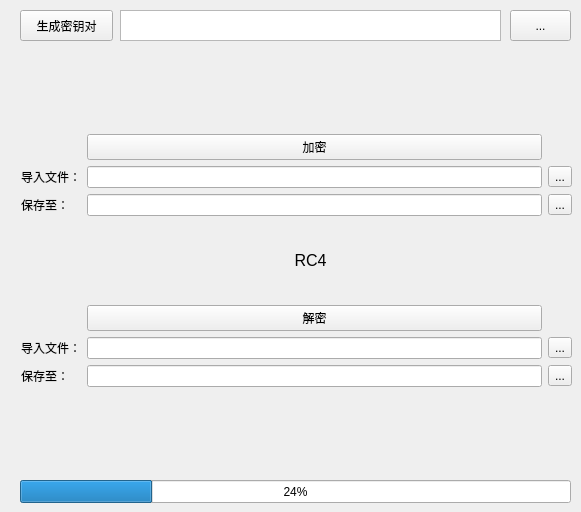
      <widget class="QWidget" name="file_tab_3">
       <attribute name="title">
        <string>文件加解密</string>
       </attribute>
       <widget class="QProgressBar" name="progress_bar_7">
        <property name="geometry">
         <rect>
          <x>20</x>
          <y>480</y>
          <width>551</width>
          <height>23</height>
         </rect>
        </property>
        <property name="value">
         <number>24</number>
        </property>
       </widget>
       <widget class="QWidget" name="layoutWidget_2">
        <property name="geometry">
         <rect>
          <x>21</x>
          <y>51</y>
          <width>551</width>
          <height>421</height>
         </rect>
        </property>
        <layout class="QVBoxLayout" name="verticalLayout_12">
         <item>
          <layout class="QGridLayout" name="gridLayout_5">
           <item row="0" column="1">
            <widget class="QPushButton" name="encrypt_button_7">
             <property name="text">
              <string>加密</string>
             </property>
            </widget>
           </item>
           <item row="1" column="0">
            <widget class="QLabel" name="input_filename_label_5">
             <property name="text">
              <string>导入文件：</string>
             </property>
            </widget>
           </item>
           <item row="1" column="1">
            <widget class="QLineEdit" name="import_file_path_edit_3"/>
           </item>
           <item row="1" column="2">
            <widget class="QToolButton" name="import_file_button_3">
             <property name="text">
              <string>...</string>
             </property>
            </widget>
           </item>
           <item row="2" column="0">
            <widget class="QLabel" name="save_to_label_5">
             <property name="text">
              <string>保存至：</string>
             </property>
            </widget>
           </item>
           <item row="2" column="1">
            <widget class="QLineEdit" name="save_path_label_3"/>
           </item>
           <item row="2" column="2">
            <widget class="QToolButton" name="path_button_5">
             <property name="text">
              <string>...</string>
             </property>
            </widget>
           </item>
          </layout>
         </item>
         <item>
          <layout class="QGridLayout" name="gridLayout_6">
           <item row="0" column="1">
            <widget class="QPushButton" name="decrypt_button_7">
             <property name="text">
              <string>解密</string>
             </property>
            </widget>
           </item>
           <item row="1" column="0">
            <widget class="QLabel" name="input_filename_label_6">
             <property name="text">
              <string>导入文件：</string>
             </property>
            </widget>
           </item>
           <item row="1" column="1">
            <widget class="QLineEdit" name="lineEdit_7"/>
           </item>
           <item row="1" column="2">
            <widget class="QToolButton" name="toolButton_5">
             <property name="text">
              <string>...</string>
             </property>
            </widget>
           </item>
           <item row="2" column="0">
            <widget class="QLabel" name="save_to_label_6">
             <property name="text">
              <string>保存至：</string>
             </property>
            </widget>
           </item>
           <item row="2" column="1">
            <widget class="QLineEdit" name="lineEdit_8"/>
           </item>
           <item row="2" column="2">
            <widget class="QToolButton" name="path_button_6">
             <property name="text">
              <string>...</string>
             </property>
            </widget>
           </item>
          </layout>
         </item>
        </layout>
       </widget>
       <widget class="QLabel" name="what_algorithm_2">
        <property name="geometry">
         <rect>
          <x>250</x>
          <y>240</y>
          <width>121</width>
          <height>41</height>
         </rect>
        </property>
        <property name="font">
         <font>
          <family>Arial</family>
          <pointsize>12</pointsize>
         </font>
        </property>
        <property name="text">
         <string>RC4</string>
        </property>
        <property name="alignment">
         <set>Qt::AlignCenter</set>
        </property>
       </widget>
       <widget class="QPushButton" name="generate_keypair_button_2">
        <property name="geometry">
         <rect>
          <x>20</x>
          <y>10</y>
          <width>93</width>
          <height>31</height>
         </rect>
        </property>
        <property name="text">
         <string>生成密钥对</string>
        </property>
       </widget>
       <widget class="QTextBrowser" name="show_keypair_text_2">
        <property name="geometry">
         <rect>
          <x>120</x>
          <y>10</y>
          <width>381</width>
          <height>31</height>
         </rect>
        </property>
       </widget>
       <widget class="QToolButton" name="export_keypair_toolButton_2">
        <property name="geometry">
         <rect>
          <x>510</x>
          <y>10</y>
          <width>61</width>
          <height>31</height>
         </rect>
        </property>
        <property name="text">
         <string>...</string>
        </property>
       </widget>
      </widget>
